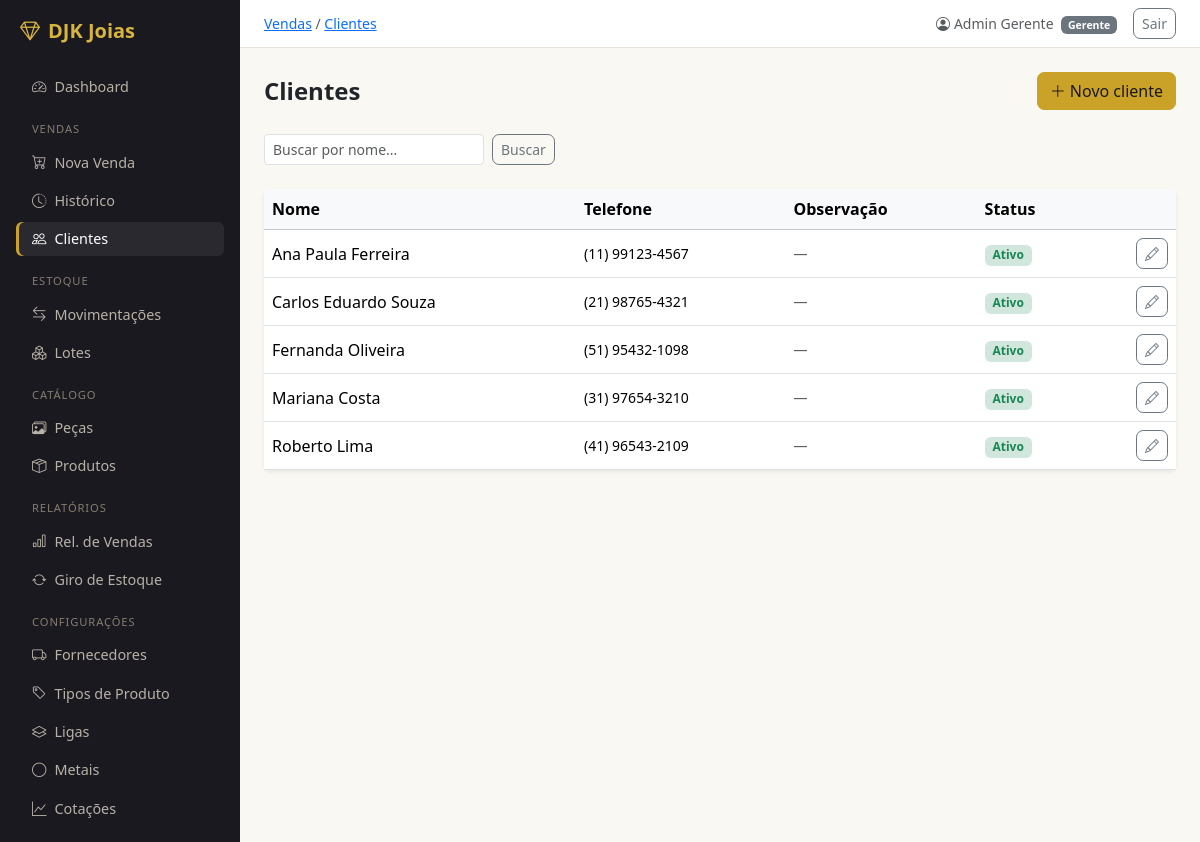
The app's page /vendas/clientes/ (signed in), older data.
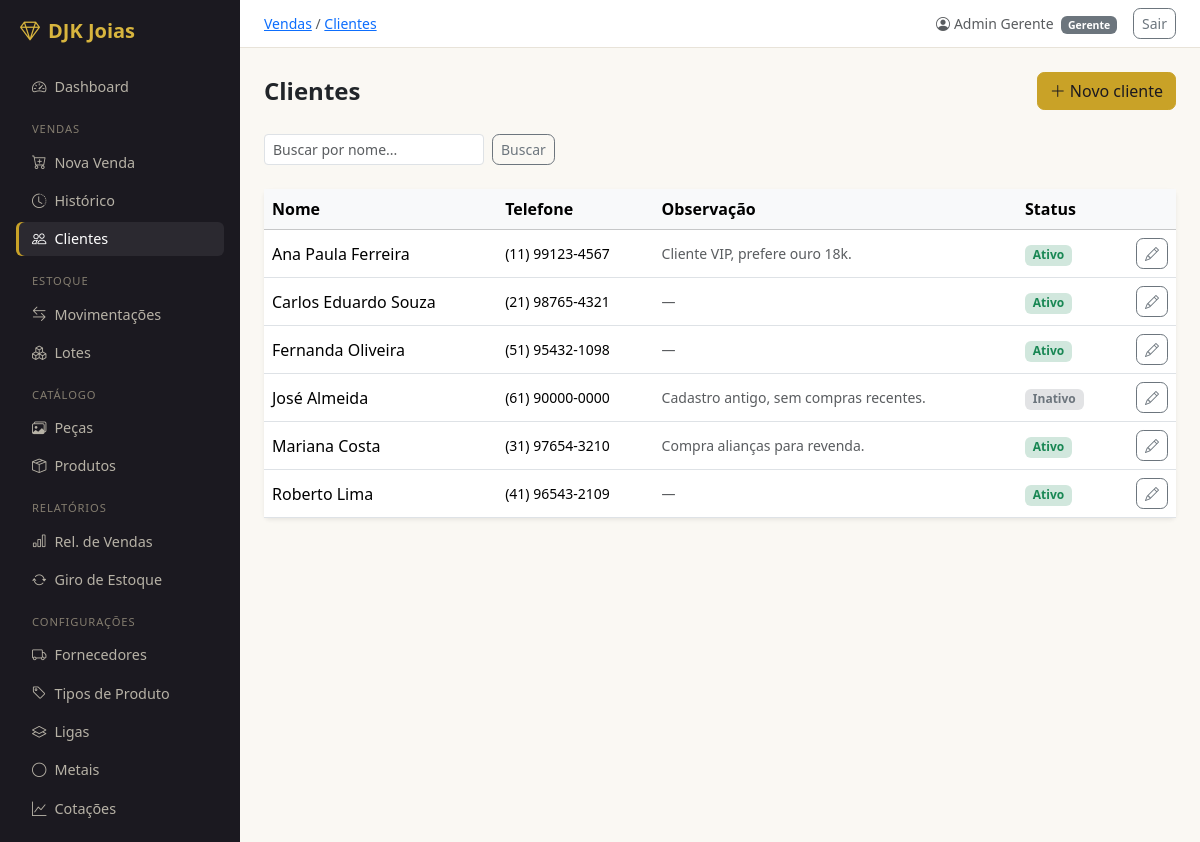
The same page, newer data.
### vendas/models.py (models this page shows, shortened)
class Cliente(models.Model):
    nome       = models.CharField(max_length=150, db_index=True)
    telefone   = models.CharField(max_length=20, blank=True)
    observacao = models.TextField(blank=True)
    ativo      = models.BooleanField(default=True)
    criado_em  = models.DateTimeField(auto_now_add=True)
    class Meta:
        verbose_name        = 'Cliente'
        verbose_name_plural = 'Clientes'
        ordering            = ['nome']

### vendas/views.py (the view)
# urls.py: path('clientes/',                  views.ClienteListView.as_view(),   name='cliente_list'),
class ClienteListView(LoginRequiredMixin, ListView):
    model               = Cliente
    template_name       = 'vendas/cliente_list.html'
    context_object_name = 'clientes'
    def get_queryset(self):
        qs = Cliente.objects.all()
        q = self.request.GET.get('q')
        if q:
            qs = qs.filter(nome__icontains=q)
        return qs
    def get_context_data(self, **kwargs):
        ctx = super().get_context_data(**kwargs)
        ctx['busca'] = self.request.GET.get('q', '')
        return ctx

### usuarios/models.py (called while the page is built)
    @property
    def is_gerente(self):
        return self.perfil == self.Perfil.GERENTE

### vendas/templatetags/vendas_filters.py (called while the page is built)
@register.filter
def formato_tel(value):
    digits = re.sub(r'\D', '', str(value or ''))
    if len(digits) == 11:
        return f'({digits[:2]}) {digits[2:7]}-{digits[7:]}'
    if len(digits) == 10:
        return f'({digits[:2]}) {digits[2:6]}-{digits[6:]}'
    return value

### templates/vendas/cliente_list.html (shortened to what this page needs)
{% extends 'base.html' %}
{% load vendas_filters %}
{% block breadcrumb %}<a href="{% url 'vendas:venda_list' %}">Vendas</a> / <a href="{% url 'vendas:cliente_list' %}">Clientes</a>{% endblock %}
{% block content %}
<div class="d-flex align-items-center justify-content-between mb-4">
  <h4 class="fw-semibold mb-0">Clientes</h4>
  <a href="{% url 'vendas:cliente_create' %}" class="btn btn-warning">
    <i class="bi bi-plus-lg me-1"></i>Novo cliente
  </a>
</div>
<form method="get" class="mb-4 d-flex gap-2">
  <input type="text" name="q" value="{{ busca }}" class="form-control form-control-sm w-auto" placeholder="Buscar por nome...">
  <button type="submit" class="btn btn-sm btn-outline-secondary">Buscar</button>
</form>
<div class="card border-0 shadow-sm">
  <table class="table table-hover align-middle mb-0">
    <thead class="table-light">
      <tr><th>Nome</th><th>Telefone</th><th>Observação</th><th>Status</th><th></th></tr>
    </thead>
    <tbody>
      {% for cliente in clientes %}
      <tr>
        <td class="fw-medium">{{ cliente.nome }}</td>
        <td class="small">{{ cliente.telefone|formato_tel|default:"—" }}</td>
        <td class="small text-muted">{{ cliente.observacao|default:"—"|truncatechars:60 }}</td>
        <td>
          {% if cliente.ativo %}<span class="badge bg-success-subtle text-success">Ativo</span>
          {% else %}<span class="badge bg-secondary-subtle text-secondary">Inativo</span>{% endif %}
        </td>
        <td class="text-end">
          <a href="{% url 'vendas:cliente_update' cliente.pk %}" class="btn btn-sm btn-outline-secondary">
            <i class="bi bi-pencil"></i>
          </a>
        </td>
      </tr>
      {% empty %}
      <tr><td colspan="5" class="text-center text-muted py-4">Nenhum cliente cadastrado.</td></tr>
      {% endfor %}
    </tbody>
  </table>
</div>
{% endblock %}

Row changes from the older to the newer data that the page shows:
changed Cliente "Ana Paula Ferreira": observacao "—" → "Cliente VIP, prefere ouro 18k."
added Cliente: nome "José Almeida", telefone "(61) 90000-0000", observacao "Cadastro antigo, sem compras recentes.", ativo "Inativo"
changed Cliente "Mariana Costa": observacao "—" → "Compra alianças para revenda."
